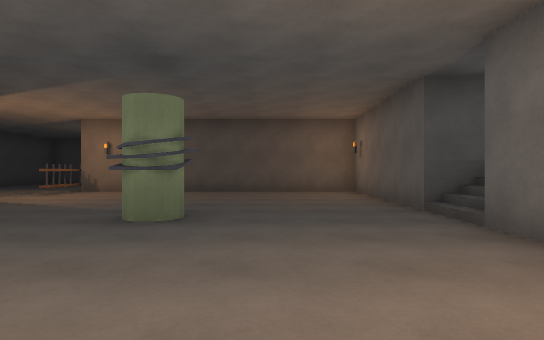
View 1 (above)

22 first-person views from a walk through a 3-D level made in the Unity game engine. The camera is 1.2 m above the floor, looks level and sees 75° across. The floor is counted in squares, 2 m on a side. Each view is taken from the middle of a square. On the plan, view 1 faces up. The plan holds only what a view shows up to about 10 squares ahead; the rest is blank.

View 2
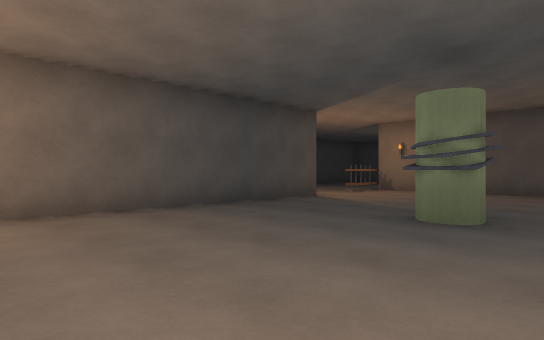

View 3
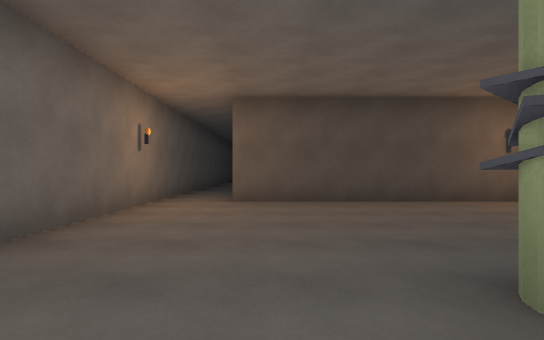

View 4
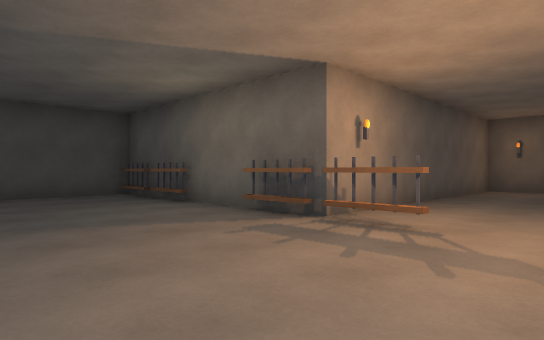

View 5
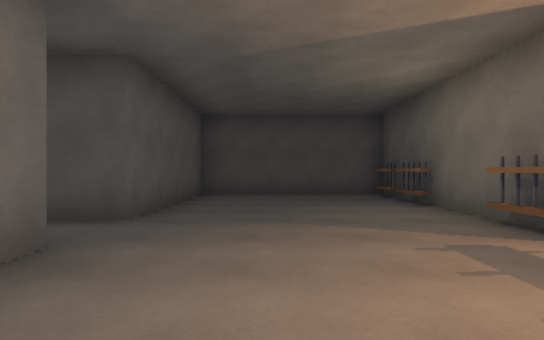

View 6
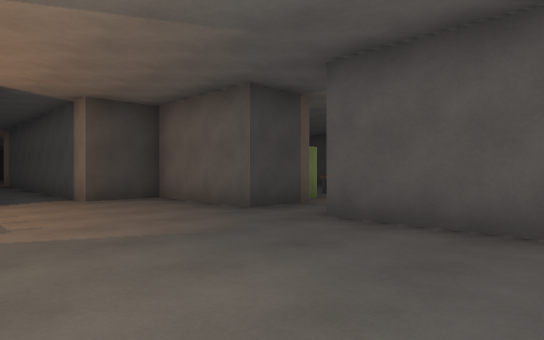

View 7
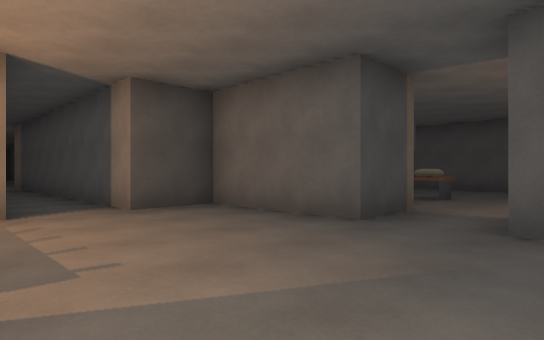

View 8
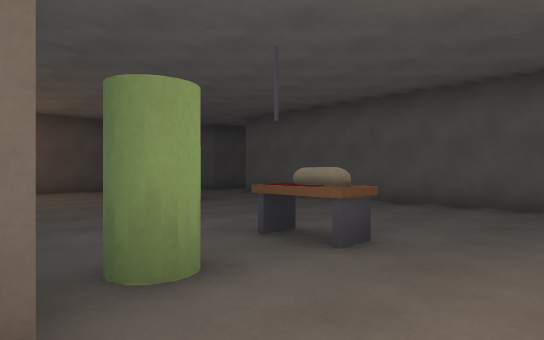

View 9
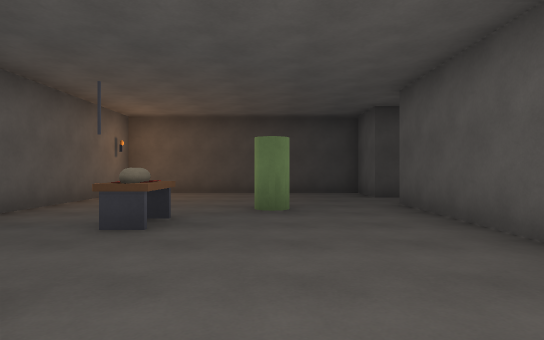

View 10
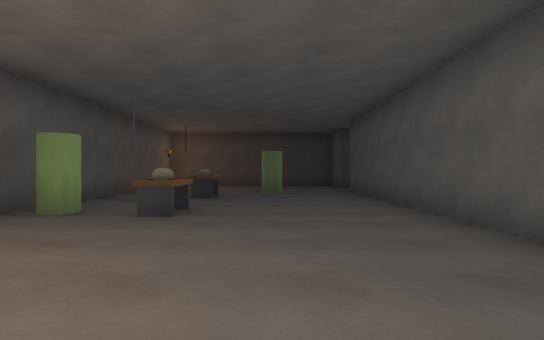

View 11
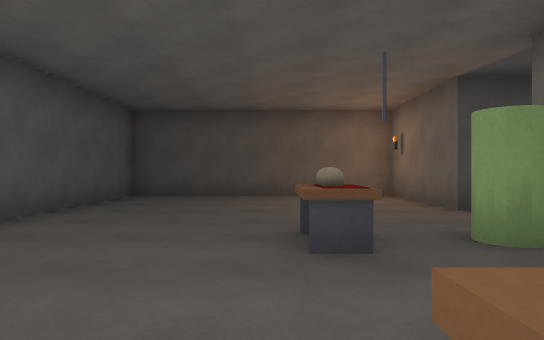

View 12
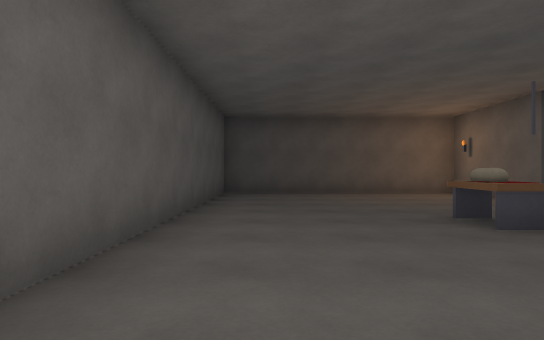

View 13
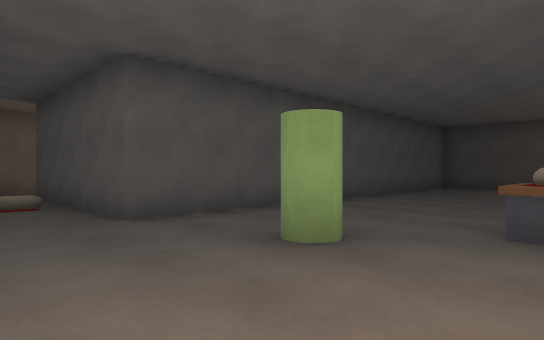

View 14
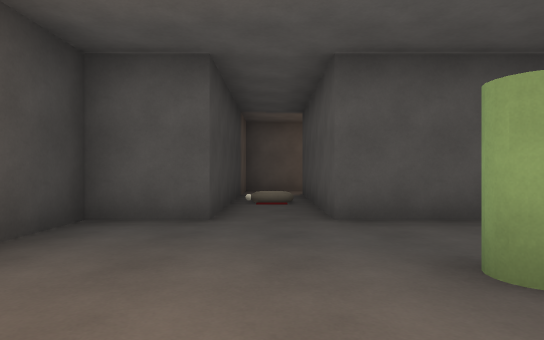

View 15
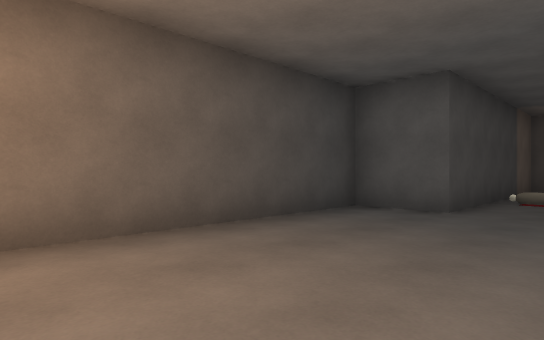

View 16
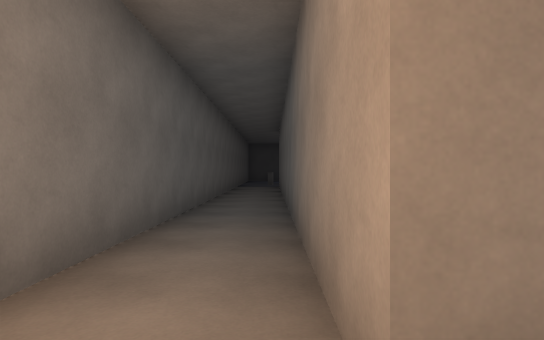

View 17
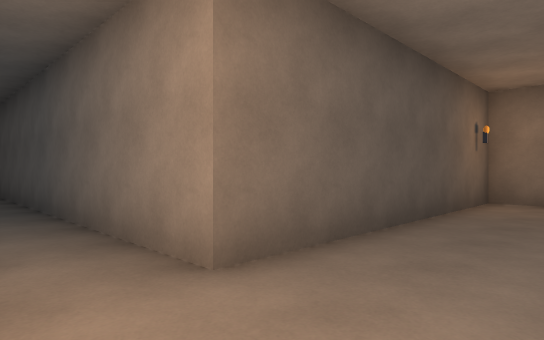

View 18
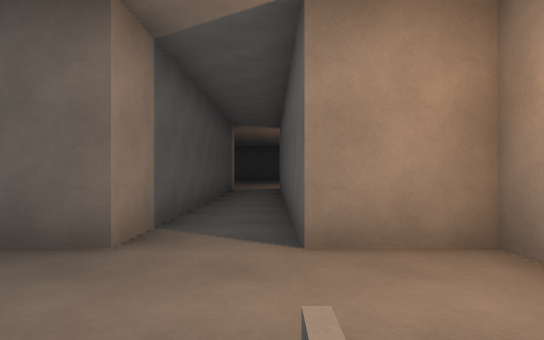

View 19
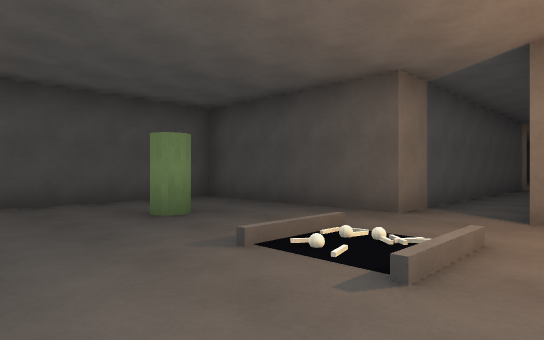

View 20
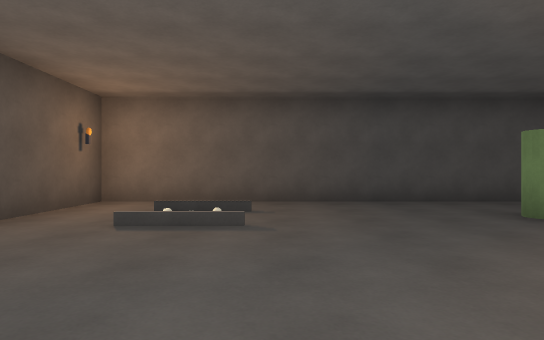

View 21
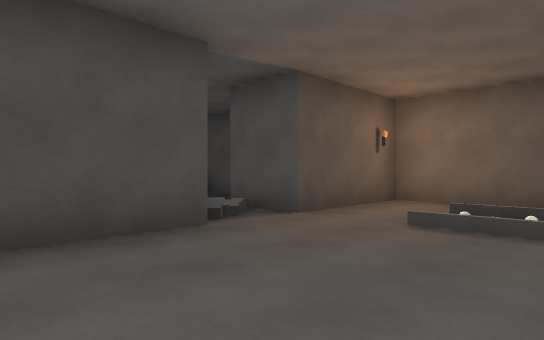

View 22
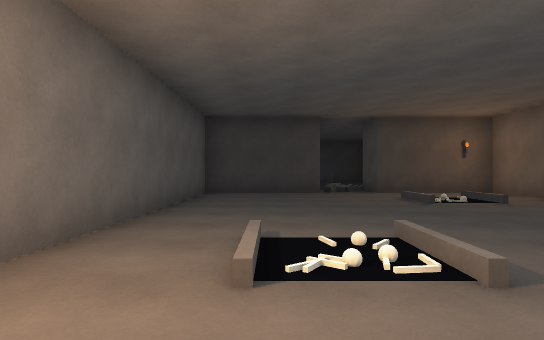

### Floor plan
Ten units are one square. View 1 is at (0, 0); x grows to the right and y downward. Boxes are objects, and circles mark ways between rooms. Rooms are numbered by the first view taken in them; rooms with no view inside come last. Other rooms are left out.
<svg viewBox="-223 -162 260 287">
<path fill="none" stroke="#000" d="M-52 -69 -52 7 7 7 7 98M32 -53 22 -53 22 -97 -46 -97M-67 22 -67 -48M-53 -114 -53 -125M-114 -98 -98 -98 -98 -68 -82 -68 -82 22M-51 -157 -98 -157 -98 -112 -113 -112M22 100 22 -38M-113 -112 -113 -143 -173 -143 -173 -38 -218 -38M-215 -23 -173 -23 -173 -8 -113 -8 -113 -91M-82 112 -53 112 -53 42M-82 22 -128 22 -128 112 -98 112M-53 28 -53 22 -67 22"/>
<rect x="-55" y="-95" width="10" height="10" fill="#bbb"><title>other object</title></rect>
<rect x="-55" y="-115" width="10" height="20" fill="#bbb"><title>other object</title></rect>
<rect x="-55" y="-145" width="10" height="20" fill="#bbb"><title>other object</title></rect>
<rect x="-55" y="-155" width="10" height="10" fill="#bbb"><title>other object</title></rect>
<rect x="-25" y="-55" width="20" height="20" fill="#bbb"><title>other object</title></rect>
<rect x="-155" y="-55" width="10" height="10" fill="#bbb"><title>other object</title></rect>
<rect x="-135" y="-65" width="10" height="10" fill="#bbb"><title>other object</title></rect>
<rect x="-135" y="-95" width="10" height="10" fill="#bbb"><title>other object</title></rect>
<rect x="-125" y="-95" width="10" height="10" fill="#bbb"><title>other object</title></rect>
<rect x="-115" y="35" width="20" height="20" fill="#bbb"><title>other object</title></rect>
<circle cx="-105" cy="-105" r="3" fill="#2a7"/>
<circle cx="-75" cy="20" r="3" fill="#2a7"/>
<text x="-30" y="-40">1</text>
<text x="-150" y="-70">2</text>
<text x="-90" y="70">3</text>
</svg>
Room 1 opens to room 2. Room 1 opens to room 3.

Where each view was taken, in squares from view 1:
view 1: 0 up, 0 right, facing up
view 2: 0 up, 0 right, facing up-left
view 3: 6 up, 0 right, facing down
view 4: 7 up, 9 left, facing up-right
view 5: 7 up, 8 left, facing up
view 6: 14 up, 6 left, facing down-left
view 7: 12 up, 6 left, facing down-left
view 8: 11 up, 11 left, facing down-left
view 9: 10 up, 15 left, facing down
view 10: 14 up, 15 left, facing down
view 11: 6 up, 14 left, facing up
view 12: 5 up, 16 left, facing up
view 13: 2 up, 13 left, facing up-left
view 14: 3 up, 13 left, facing left
view 15: 4 up, 12 left, facing down-left
view 16: 0 up, 1 right, facing down
view 17: 1 up, 2 right, facing down-left
view 18: 5 down, 7 left, facing up
view 19: 7 down, 6 left, facing up-left
view 20: 8 down, 6 left, facing left
view 21: 8 down, 6 left, facing down-left
view 22: 2 down, 7 left, facing down
